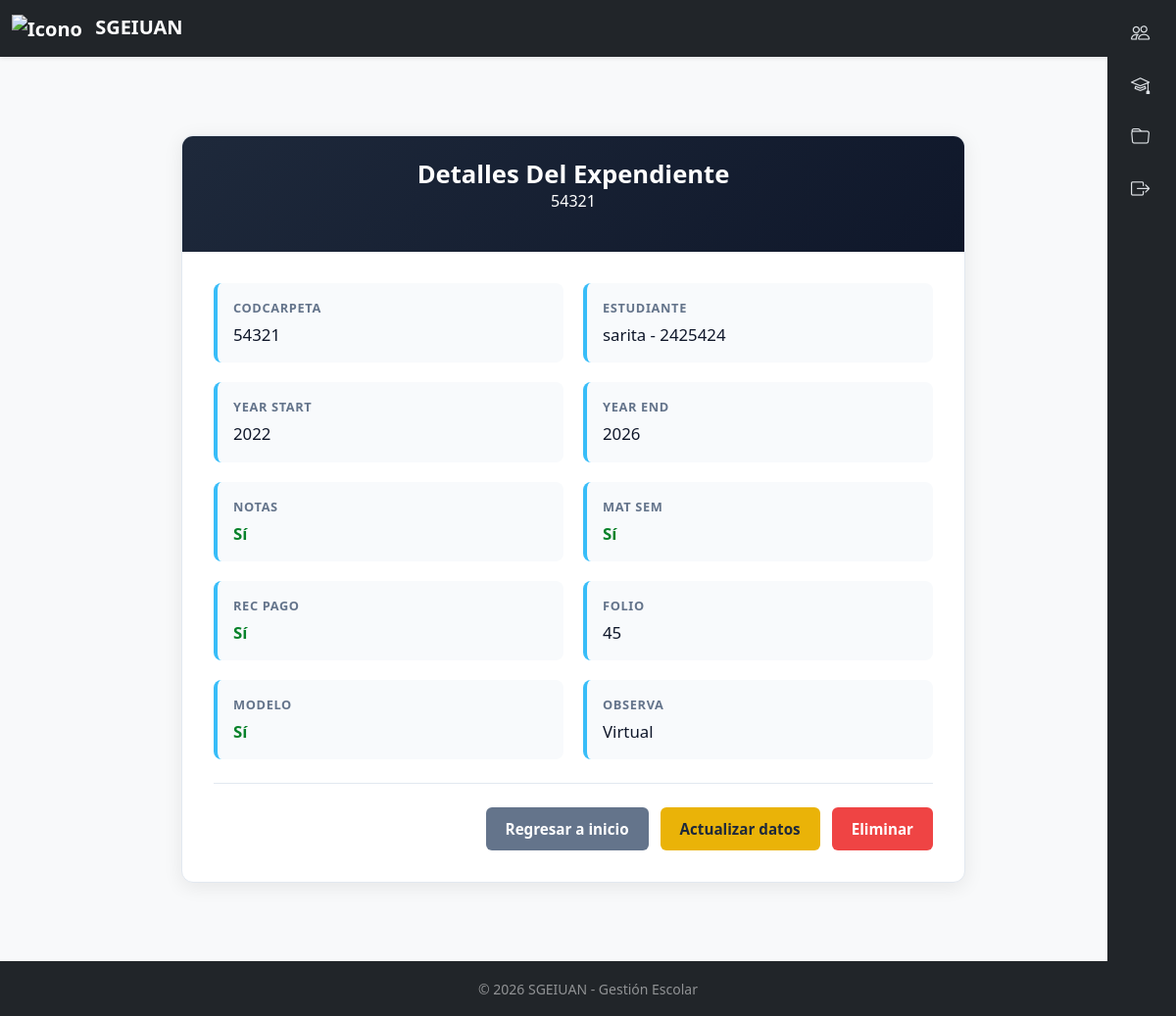
Screenshot of /estudiantes/car/54321/ (signed in) with the database file from the repository.
### estudiantes/models.py (models this page shows, shortened)
class Carpeta(models.Model):
	codcarpeta=models.IntegerField(primary_key=True)
	estudiante=models.ForeignKey(Estudiante, on_delete=models.PROTECT,related_name="carpetas")
	year_start = models.CharField(max_length=4)
	year_end = models.CharField(max_length=4, blank=True, null=True)
	notas = models.BooleanField(default=False)
	mat_sem = models.BooleanField(default=False)
	rec_pago = models.BooleanField(default=False)
	folio = models.IntegerField(default=0)
	modelo = models.BooleanField(default=True)
	observa = models.TextField(blank=True, null=True)
	activo = models.BooleanField(default=True)
	fecha_registro = models.DateTimeField(auto_now_add=True)
	fecha_actualizacion = models.DateTimeField(auto_now=True)
	def get_fields(self):
			ocultar = ["fecha_registro", "fecha_actualizacion", "activo"]
			return [
				{
					'name': field.name,
					'verbose_name': field.verbose_name.title(),
					'value': getattr(self, field.name),
				}
				for field in self._meta.fields
				if field.name not in ocultar
			]

class Estudiante(models.Model):
	cedula_ciudadania= models.CharField(max_length=15, primary_key=True)
	nombre=models.CharField(max_length=30)
	tipocc=models.CharField(max_length=20)
	rdoc = models.BooleanField(default=False)
	programa=models.CharField(max_length=30)
	contacto=models.CharField(max_length=15)
	email=models.EmailField(blank=True, null=True)
	fecha_registro = models.DateTimeField(auto_now_add=True)
	fecha_actualizacion = models.DateTimeField(auto_now=True)
	activo = models.BooleanField(default=True)
	def __str__(self):
    		return f"{self.nombre} - {self.cedula_ciudadania}"

### estudiantes/views.py (the view)
# urls.py: path("car/<int:codcarpeta>/", views.infocarpeta, name="infocarpeta"),
@login_required
def infocarpeta(request,codcarpeta):
    listado=get_object_or_404(Carpeta,pk=codcarpeta)
    return render(request,"estudiantes/informacion.html", {"listado":listado,"url_editar":"modificar","url_borrar":"eliminar"})

### estudiantes/context_processors.py (called while the page is built)
def menu_dinamico(request):
    ruta_menu = Path(__file__).resolve().parent / "menu.json"
    with open(ruta_menu, "r", encoding="utf-8") as archivo:
        menu = json.load(archivo)
    return {"menu": menu}

### estudiantes/templates/estudiantes/informacion.html (shortened to what this page needs)
  {% extends "estudiantes/home.html" %}
  {% block content %}
  <div class="profile-card">
    <div class="profile-header">
      <h2 id="listado-title"> Detalles Del Expendiente </h2>
      <p id="inftexest"> {{listado.pk}}</p>
    </div>
  <div class="profile-body">
    <div class="info-grid">
      {% for campo in listado.get_fields %}
        <div class="info-item">
          <div class="info-label">
            {{ campo.verbose_name}}
          </div>
          <div class="info-value">
            {% if campo.value is True %}
              <span style="color: #08822a;font-weight: 600;">Sí</span>
            {% elif campo.value is False %}
              <span style="color: #700606;font-weight: 600;">No</span>
            {% elif campo.value != None %}
              {{ campo.value}}
            {% else %}
              <em style="color: #626263;">No registrado</em>
            {% endif %}
          </div>
        </div>
      {% endfor %}
    </div>
  <div class="actions-container">
    <a href="{%url 'index' %}" class="btn btn-secondary">Regresar a inicio</a>
    <a href="{%url url_editar listado.pk %}" class="btn btn-warning">Actualizar datos</a>
      <button type="button" class="btn btn-danger" data-bs-toggle="modal" data-bs-target="#deleteModal">Eliminar</button>
  </div>
  </div>
  </div>
{% endblock %}

### estudiantes/static/style.css (style rules this page uses)
.profile-card, .search-card, .form-card { max-width: 800px; margin: 2rem auto; overflow: hidden; border: 1px solid #e2e8f0; border-radius: 12px; background: #fff; box-shadow: 0 4px 20px rgba(0, 0, 0, 0.08); }
.profile-header, .search-header, .form-header { padding: 1.5rem 2rem; background: linear-gradient(135deg, #1e293b 0%, #0f172a 100%); color: #fff; text-align: center; }
.profile-header h2, .search-header h2, .form-header h2 { margin: 0; font-size: 1.6rem; font-weight: 600; }
.profile-body, .search-body, .form-body { padding: 2rem; }
.info-grid, .filter-grid { display: grid; grid-template-columns: repeat(2, 1fr); gap: 1.25rem; margin-bottom: 1.5rem; }
.info-item { display: flex; flex-direction: column; padding: 1rem; border-left: 4px solid #38bdf8; border-radius: 8px; background: #f8fafc; }
.info-label, .form-group label, .form-container label { margin-bottom: 0.3rem; color: #64748b; font-size: 0.8rem; font-weight: 700; letter-spacing: 0.05em; text-transform: uppercase; }
.info-value { color: #0f172a; font-size: 1.05rem; font-weight: 500; word-break: break-word; }
.actions-container, .filter-actions, .form-actions { display: flex; flex-wrap: wrap; align-items: center; justify-content: flex-end; gap: 0.75rem; margin-top: 1.5rem; padding-top: 1.5rem; border-top: 1px solid #e2e8f0; }
.btn { display: inline-flex; align-items: center; justify-content: center; padding: 0.65rem 1.25rem; border: none; border-radius: 6px; font-size: 0.95rem; font-weight: 600; text-decoration: none; cursor: pointer; transition: all 0.2s; }
.btn-warning { background-color: #eab308; color: #1e293b; }
.btn-danger { background-color: #ef4444; color: #fff; }
.btn-secondary { background-color: #64748b; color: #fff; }

### rows the page displays
Carpeta: pk "54321", value "2022" "2026" "Virtual"
Estudiante: verbose_name "ESTUDIANTE", value "sarita - 2425424"

### other values shown
{{ campo.verbose_name }} "CODCARPETA" "YEAR START" "YEAR END" "NOTAS" "MAT SEM" "REC PAGO" "FOLIO" "MODELO" "OBSERVA"
{{ campo.value }} "54321" "45"
